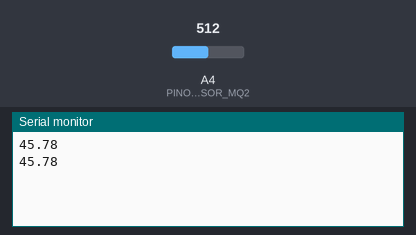
A sketch run on a simulated Arduino Uno, built with avr-gcc and run on an emulated ATmega328P. Parts: the last lines printed to the serial monitor. The test bench sets the inputs (shaded band); at power-on: A4 (PINO_SENSOR_MQ2) = 512.

Above: at 1.8 s.
1.9 s: A4 (PINO_SENSOR_MQ2) set to 716
At 2.8 s:
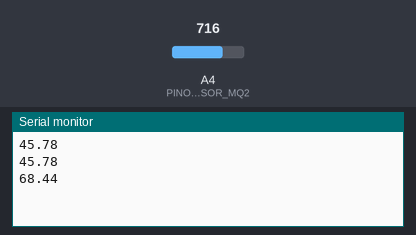
3.4 s: A4 (PINO_SENSOR_MQ2) set to 900
At 4.8 s:
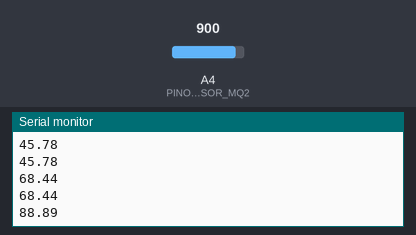
Timing chart, 0 to 6.4 s (numbered marks = the images above; inputs shaded):
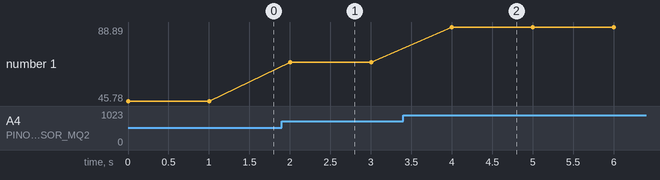

The sketch:

sensorgasbusters.ino
```cpp
const int PINO_SENSOR_MQ2 = A4;
const int VALOR_MINIMO = 100;
const int VALOR_MAXIMO = 1000;

// Configuração Inicial:
void setup(){
  Serial.begin(9600);
}

//Loop Principal:
void loop(){
  int valorSensor = analogRead(PINO_SENSOR_MQ2);


  float porcentagem = ((float)(valorSensor - VALOR_MINIMO) / (VALOR_MAXIMO - VALOR_MINIMO)) * 100;

  if (porcentagem < 0){
    porcentagem = 0;
    } else if(porcentagem > 100){
    porcentagem = 100;
    }

  Serial.println(porcentagem);


delay(1000);
}
```

Measured:
- after the input at 1.9 s, the serial monitor: prints a new line after 0.10 s (image 1)
- after the input at 3.4 s, the serial monitor: prints a new line after 0.60 s (image 2)
- plotted number 1: 45.78 → 68.44 after the input at 1.9 s, 68.44 → 88.89 after the input at 3.4 s
